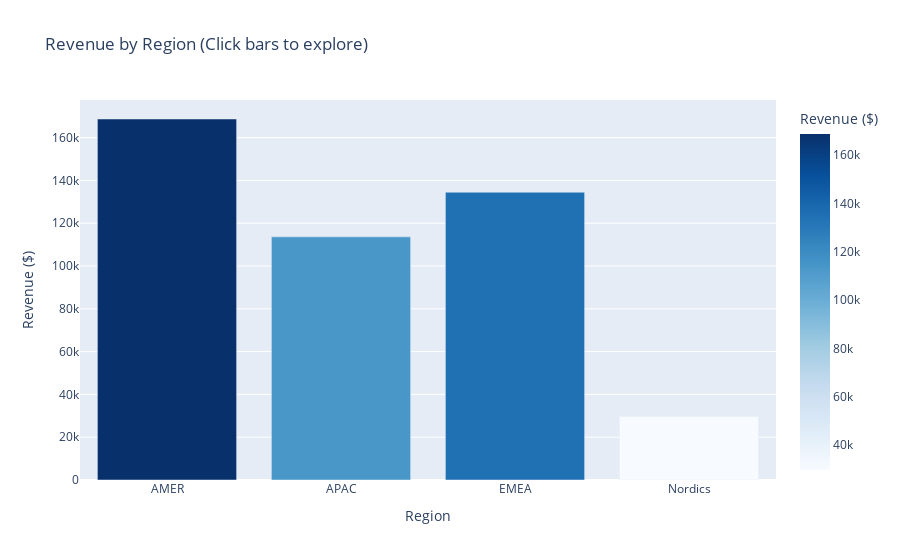

Here is the notebook cell this chart was saved with:
### Code cell
# Interactive bar chart
region_revenue = df.groupby('region')['revenue'].sum().reset_index()

fig = px.bar(region_revenue, x='region', y='revenue',
             title='Revenue by Region (Click bars to explore)',
             labels={'revenue': 'Revenue ($)', 'region': 'Region'},
             color='revenue', color_continuous_scale='Blues')
fig.update_layout(showlegend=False)
fig.show()

### Figure 1 — Plotly figure (JSON) as saved in the notebook; plotly's stock layout.template omitted (floating-point values rounded to 4 significant figures)
{"data": [{"hovertemplate": "Region=%{x}<br>Revenue ($)=%{marker.color}<extra></extra>", "legendgroup": "", "marker": {"color": [168700.0, 113600.0, 134500.0, 29630.0], "coloraxis": "coloraxis", "pattern": {"shape": ""}}, "name": "", "orientation": "v", "showlegend": false, "textposition": "auto", "type": "bar", "x": ["AMER", "APAC", "EMEA", "Nordics"], "xaxis": "x", "y": [168700.0, 113600.0, 134500.0, 29630.0], "yaxis": "y"}], "layout": {"barmode": "relative", "coloraxis": {"colorbar": {"title": {"text": "Revenue ($)"}}, "colorscale": [[0, "rgb(247,251,255)"], [0.125, "rgb(222,235,247)"], [0.25, "rgb(198,219,239)"], [0.375, "rgb(158,202,225)"], [0.5, "rgb(107,174,214)"], [0.625, "rgb(66,146,198)"], [0.75, "rgb(33,113,181)"], [0.875, "rgb(8,81,156)"], [1, "rgb(8,48,107)"]]}, "legend": {"tracegroupgap": 0}, "showlegend": false, "title": {"text": "Revenue by Region (Click bars to explore)"}, "xaxis": {"anchor": "y", "domain": [0, 1], "title": {"text": "Region"}}, "yaxis": {"anchor": "x", "domain": [0, 1], "title": {"text": "Revenue ($)"}}}}
